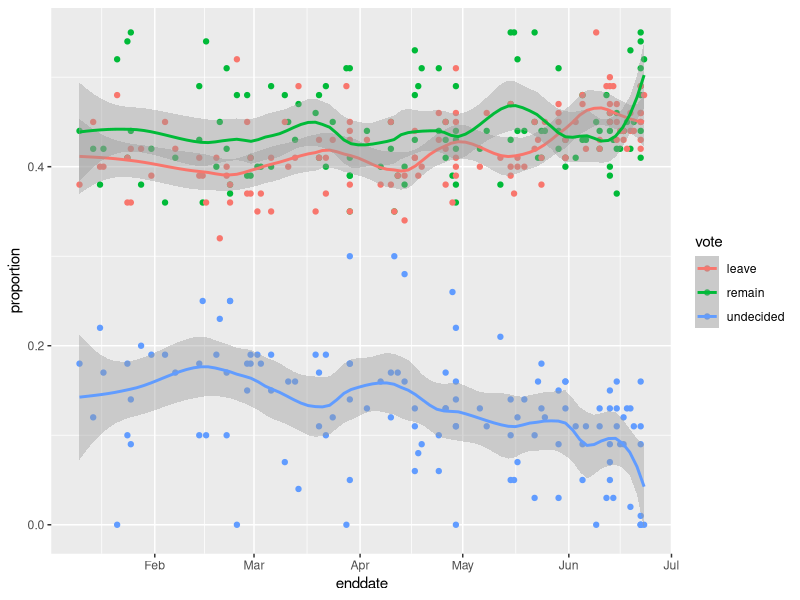

The R source for this figure:
# suggested libraries and options
library(tidyverse)
options(digits = 3)
# load brexit_polls object and add x_hat column
library(dslabs)
data(brexit_polls)
brexit_polls <- brexit_polls %>%
  mutate(x_hat = (spread + 1)/2)
# final proportion voting "Remain"
p <- 0.481

brexit_long <- brexit_polls %>%
  gather(vote, proportion, "remain":"undecided") %>%
  mutate(vote = factor(vote))

head(brexit_long)

brexit_long %>% group_by(vote)

brexit_long %>% ggplot(aes(enddate,proportion,color=vote))+
  geom_point()+geom_smooth(method = "loess",span=0.3)
